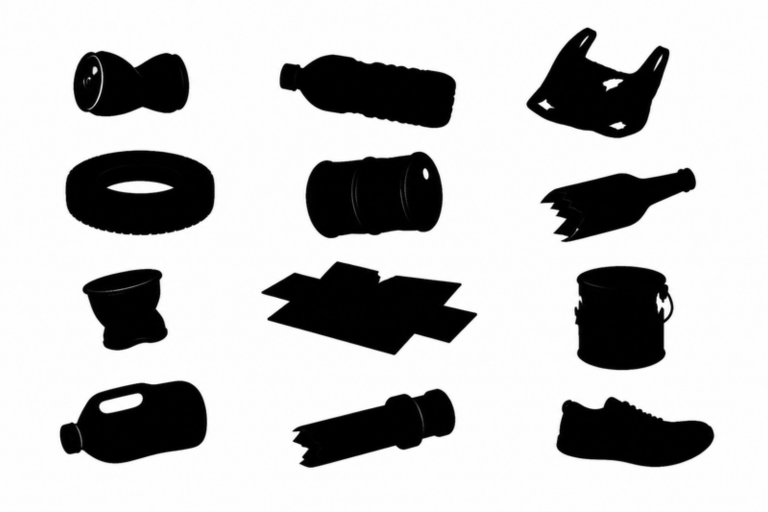
#> input picture fase2/arte/chao/fontes/lixo.png, 1536 x 1024 px (shown at 1/2 size); its folder holds 2 pictures in this run
$ python preparar-chao.py
#> lines starting #> are read from the running program, lines starting #| are printed output that depends on the picture
"""Prepara os detalhes do chão (lixo e folhas caídas, gerados no Canva).

Uso:  python fase2/arte/preparar-chao.py
Lê    fase2/arte/chao/fontes/<folha>.png  (silhuetas pretas sobre branco,
                                           numa grade regular)
Grava fase2/arte/chao/<folha>.png         (atlas: branco + alfa, uma peça
                                           ao lado da outra)
e imprime os retângulos de cada peça pra colar em `render/chao.js`.

Como o cenário (`preparar-cenario.py`), cada peça é só MÁSCARA: o jogo a
tinge com a cor do terreno da área, que muda com a pureza.
"""
from pathlib import Path

import numpy as np
from PIL import Image

PASTA = Path(__file__).resolve().parent / 'chao'
# folha -> (colunas, linhas) da grade em que a IA desenhou as peças
GRADE = {'lixo': (3, 4), 'folhas': (4, 4)}
LADO = 64        # lado maior de cada peça no atlas (o jogo desenha ~10-30 px)
VAO = 2          # px entre peças, pra a filtragem não vazar pra vizinha


def main():
    for nome, (cols, lins) in GRADE.items():
        im = Image.open(PASTA / 'fontes' / f'{nome}.png').convert('L')
        a = 255 - np.asarray(im).astype(float)
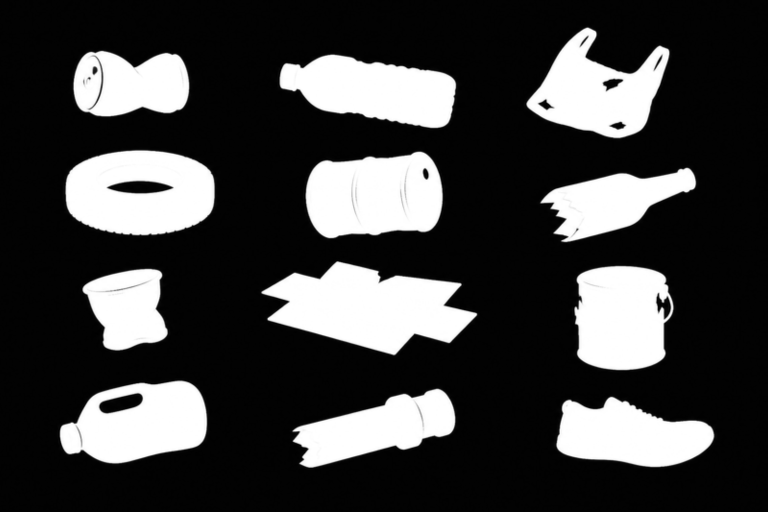
#> a: shape (1024, 1536) float64 (shown at 1/2 size); min 0, max 255, mean 63.9
        a = np.clip((a - 24) * 255 / 200, 0, 255).astype(np.uint8)
        h, w = a.shape
#> h = 1024; w = 1536
        pecas = []
        for j in range(lins):
            for i in range(cols):
                cel = a[j * h // lins:(j + 1) * h // lins, i * w // cols:(i + 1) * w // cols]
                bbox = Image.fromarray(((cel > 90) * 255).astype(np.uint8)).getbbox()
                if not bbox:
                    continue
                m = Image.fromarray(cel).crop(bbox)
                k = LADO / max(m.size)
                pecas.append(m.resize((max(1, round(m.width * k)), max(1, round(m.height * k))),
                                      Image.LANCZOS))
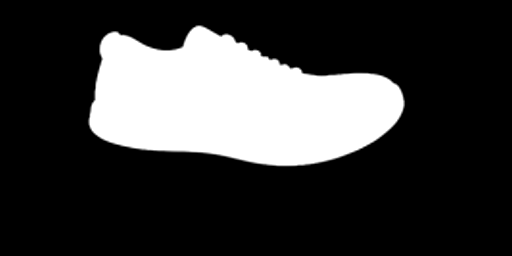
#> cel: shape (256, 512); min 0, max 255, mean 58.4
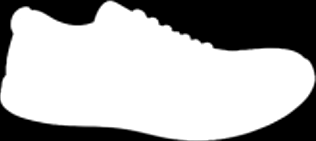
#> m: PIL image 316x141 L; min 0, max 255, mean 171.7
#> after the loop, pecas = 12 items
        larg = sum(p.width + VAO for p in pecas)
#> larg = 786
        atlas = Image.new('L', (larg, LADO), 0)
#> atlas: PIL image 786x64 L; every value is 0
        rects, x = [], 0
        for p in pecas:
            # Encostadas embaixo: o pé de cada peça é a base do atlas.
            atlas.paste(p, (x, LADO - p.height))
            rects.append((x, LADO - p.height, p.width, p.height))
            x += p.width + VAO
#> this loop made 12 passes
#> x on passes 1 to 12: 66, 132, 198, 264, 330, 396, 459, 525, 588, 654, 720, 786
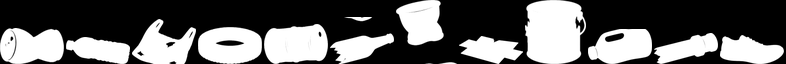
#> atlas: PIL image 786x64 L; min 0, max 255, mean 98
#> after the loop, rects = [(0, 28, 64, 36), (66, 37, 64, 27), (132, 19, 64, 45), (198, 27, 64, 37), (264, 24, 64, 40), (330, 17, 64, 47), (396, 0, 61, 64), (459, 36, 64, 28), (525, 0, 61, 64), (588, 29, 64, 35), (654, 33, 64, 31), (720, 35, 64, 29)]; x = 786
        branco = Image.new('L', atlas.size, 255)
#> branco: PIL image 786x64 L; every value is 255
        Image.merge('LA', (branco, atlas)).save(PASTA / f'{nome}.png', optimize=True)
        print(f'{nome}.png {larg}x{LADO}')
#| lixo.png 786x64
        print(f'  {nome}: [' + ', '.join(f'[{r[0]}, {r[1]}, {r[2]}, {r[3]}]' for r in rects) + '],')
#> (printed output is left out)
#> pass 2 of the loop in main, `for nome, (cols, lins) in GRADE.items():`:
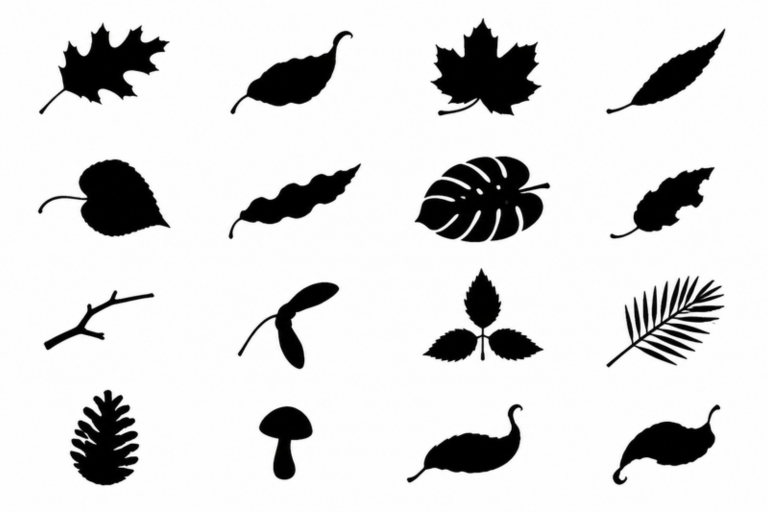
#> input picture fase2/arte/chao/fontes/folhas.png, 1536 x 1024 px (shown at 1/2 size)
#> after the loop in main, `for j in range(lins):`:
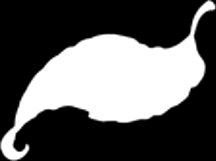
#> m: PIL image 216x161 L; min 0, max 255, mean 91.2
#> after the loop in main, `for j in range(lins):`: pecas = 16 items
#> larg = 1021
#> the loop in main, `for p in pecas:` made 16 passes
#> after the loop in main, `for p in pecas:`:
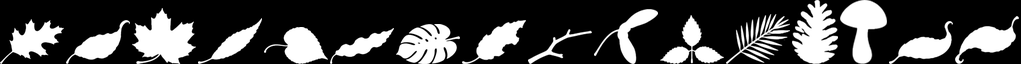
#> atlas: PIL image 1021x64 L; min 0, max 255, mean 68.7
#> after the loop in main, `for p in pecas:`: rects = 16 items, first 6: (0, 19, 64, 45), (66, 20, 64, 44), (132, 8, 64, 56), (198, 18, 64, 46), (264, 27, 64, 37), (330, 28, 64, 36); x = 1021
#> branco: PIL image 1021x64 L; every value is 255
#| folhas.png 1021x64
#> (printed output is left out)


if __name__ == '__main__':
    main()
